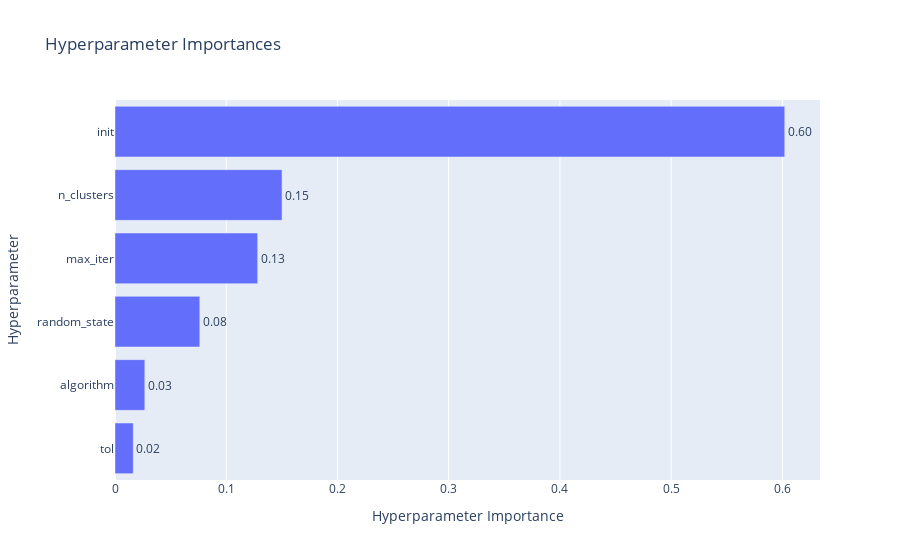

The notebook cell saved with this chart:
### Code cell
plot_param_importances(study)

### Figure 1 — Plotly figure (JSON) as saved in the notebook; plotly's stock layout.template omitted (floating-point values rounded to 4 significant figures)
{"data": [{"cliponaxis": false, "hovertemplate": ["tol (FloatDistribution): 0.01641099786968488<extra></extra>", "algorithm (CategoricalDistribution): 0.026803206675444047<extra></extra>", "random_state (IntDistribution): 0.0762379939730101<extra></extra>", "max_iter (IntDistribution): 0.1282565838983055<extra></extra>", "n_clusters (IntDistribution): 0.15018418049603718<extra></extra>", "init (CategoricalDistribution): 0.6021070370875183<extra></extra>"], "name": "Objective Value", "orientation": "h", "text": ["0.02", "0.03", "0.08", "0.13", "0.15", "0.60"], "textposition": "outside", "type": "bar", "x": [0.01641, 0.0268, 0.07624, 0.1283, 0.1502, 0.6021], "y": ["tol", "algorithm", "random_state", "max_iter", "n_clusters", "init"]}], "layout": {"title": {"text": "Hyperparameter Importances"}, "xaxis": {"title": {"text": "Hyperparameter Importance"}}, "yaxis": {"title": {"text": "Hyperparameter"}}}}
